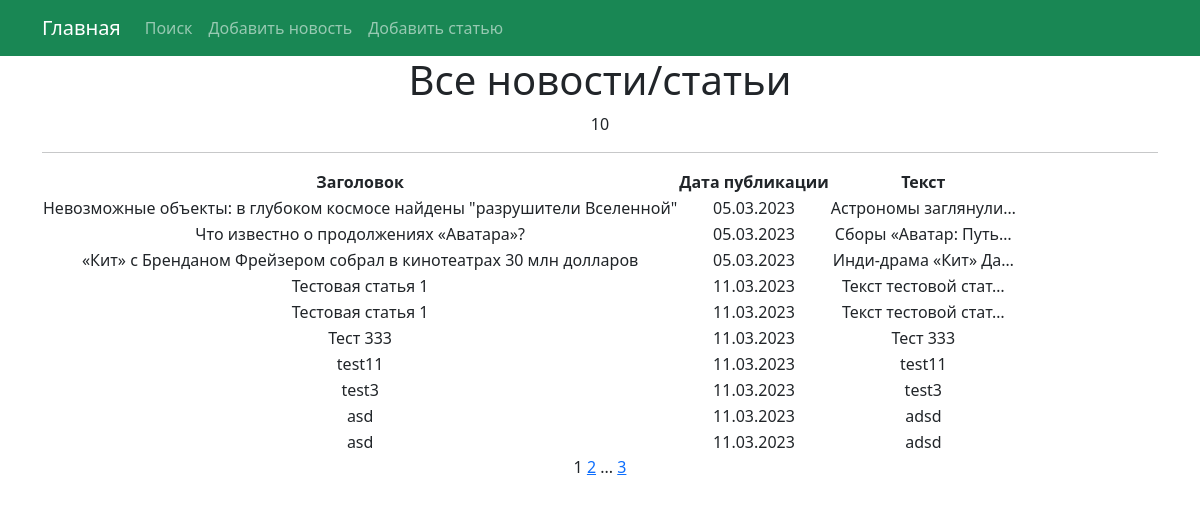
Page /news/ on the committed database.
### news/models.py (models this page shows, shortened)
class Post(models.Model):
    NEWS = 'n'
    ARTICLE = 'a'
    POST_TYPE = [
        (NEWS, 'Новость'),
        (ARTICLE, 'Статья'),
    ]
    author = models.ForeignKey(Author, on_delete=models.CASCADE)
    type = models.CharField(max_length=1, choices=POST_TYPE, default=ARTICLE)
    pub_date = models.DateTimeField(auto_now_add=True)
    categories = models.ManyToManyField(Category, through='PostCategory')
    header = models.CharField(max_length=255)
    text = models.TextField(default='')
    rating = models.IntegerField(default=0)

### news/views.py (the view)
# urls.py: path('', NewsList.as_view(), name='news_list'),
class NewsList(ListView):
    model = Post
    ordering = 'pub_date'
    template_name = 'news_list.html'
    context_object_name = 'news_list'
    paginate_by = 10

### news/templatetags/custom_filters.py (called while the page is built)
@register.filter()
def censor(value):
    text = value.split()
    censored = []
    for i in text:
        if i in CENSOR:
            censored.append(i[0] + '*' * (len(i) - 1))
        else:
            censored.append(i)
    return ' '.join(censored)

### templates/news_list.html (shortened to what this page needs)
{% extends 'flatpages/default.html' %}
{% load custom_filters %}
{% block content %}
    <h1>Все новости/статьи</h1>
    {{ news_list|length }}
    <hr>
    {% if news_list %}
    <table>
        <thead>
            <th>
               Заголовок
            </th>
            <th>
                Дата публикации
            </th>
            <th>
                Текст
            </th>
        </thead>
    {% for news in news_list %}
        <tr>
            <td>
                {{ news.header|censor }}
            </td>
            <td>
                {{ news.pub_date|date:'d.m.Y' }}
            </td>
            <td>
                {{ news.text|truncatechars:20|censor }}
            </td>
        </tr>
        {% endfor %}
        {% endif %}
    </table>
   {{ page_obj.number }}
   {% if page_obj.has_next %}
       <a href="?page={{ page_obj.next_page_number }}">{{ page_obj.next_page_number }}</a>
       {% if paginator.num_pages != page_obj.next_page_number %}
           ...
           <a href="?page={{ page_obj.paginator.num_pages }}">{{ page_obj.paginator.num_pages }}</a>
       {% endif %}
   {% endif %}
{% endblock content %}

### rows in the picture
Post: header|censor "Невозможные объекты: в глубоком космосе найдены \"разрушители Вселенной\"", pub_date "05.03.2023", text|censor "Астрономы заглянули…"
Post: header|censor "Что известно о продолжениях «Аватара»?", pub_date "05.03.2023", text|censor "Сборы «Аватар: Путь…"
Post: header|censor "«Кит» с Бренданом Фрейзером собрал в кинотеатрах 30 млн долларов", pub_date "05.03.2023", text|censor "Инди-драма «Кит» Да…"
Post: header|censor "Тестовая статья 1", pub_date "11.03.2023", text|censor "Текст тестовой стат…"
Post: header|censor "Тестовая статья 1", pub_date "11.03.2023", text|censor "Текст тестовой стат…"
Post: header|censor "Тест 333", pub_date "11.03.2023", text|censor "Тест 333"
Post: header|censor "test11", pub_date "11.03.2023", text|censor "test11"
Post: header|censor "test3", pub_date "11.03.2023", text|censor "test3"
Post: header|censor "asd", pub_date "11.03.2023", text|censor "adsd"
Post: header|censor "asd", pub_date "11.03.2023", text|censor "adsd"

### other values in the picture
{{ news_list|length }} "10"
{{ page_obj.number }} "1"
{{ page_obj.next_page_number }} "2"
{{ page_obj.paginator.num_pages }} "3"
